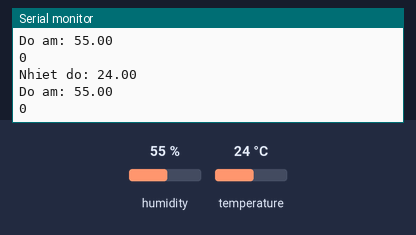
A sketch run on a simulated Arduino Uno, built with avr-gcc and run on an emulated ATmega328P. Parts: the last lines printed to the serial monitor. Inputs (shaded band) come from the test bench; at power-on: humidity 55 %, temperature 24 °C.

Above: at 2.9 s.
3.0 s: humidity set to 22 %
At 5.8 s:
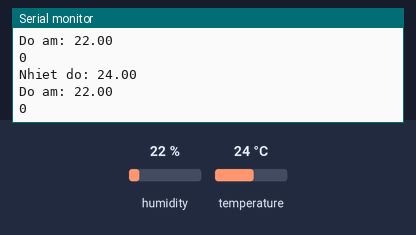
5.9 s: temperature set to 12 °C
At 7.4 s:
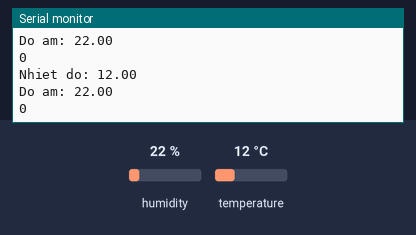
8.8 s: humidity set to 40 %
At 11.7 s:
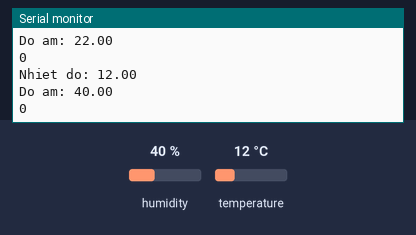
Timing chart, 0 to 13.2 s (numbered marks = the images above; inputs shaded):
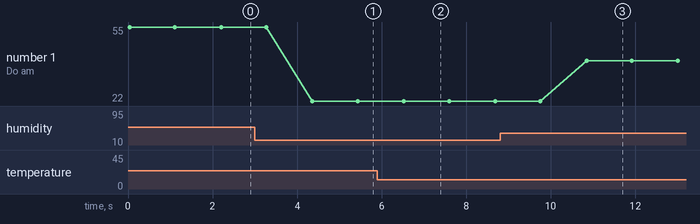

Measured:
- after the input at 3.0 s, the serial monitor: prints a new line after 1.4 s (image 1)
- after the input at 5.9 s, the serial monitor: prints a new line after 0.61 s (image 2)
- after the input at 8.8 s, the serial monitor: prints a new line after 2.0 s (image 3)
- plotted number 1: 55 → 22 after the input at 3.0 s, 22 → 40 after the input at 8.8 s

The sketch:

IR_DHT11.ino
```cpp
#include <IRremote.hpp>
#include "DHT.h"

const int DHTPIN = 5;       //Đọc dữ liệu từ DHT11 ở chân 2 trên mạch Arduino
const int DHTTYPE = DHT11;  //Khai báo loại cảm biến, có 2 loại là DHT11 và DHT22
DHT dht(DHTPIN, DHTTYPE);

int irPin = 3;
uint16_t address = 0x0;
uint16_t command;
uint16_t repeat = 0;

void setup() {
  IrSender.begin(irPin);
  IrSender.enableIROut(38);
  Serial.begin(9600);
  dht.begin();
}

void loop() {
  float h = dht.readHumidity();    //Đọc độ ẩm
  float t = dht.readTemperature(); //Đọc nhiệt độ
  Serial.print("Nhiet do: ");
  Serial.println(t);               //Xuất nhiệt độ
  Serial.print("Do am: ");
  Serial.println(h);               //Xuất độ ẩm
  Serial.println();

  if(t > 25 && h > 70) {
    command = 0x1;
  }
  else {
    command = 0x0;
  }

  Serial.println(command, HEX);
  IrSender.sendRC5(address, command, repeat, false);
  delay(1000);
}
```
